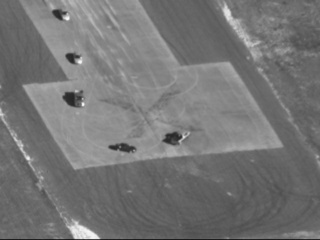
#> input picture lucas/data/0.jpg, 320 x 240 px, given in place of toys.jpg, which was not available
$ python main.py   (older library calls are emulated)
#> lines starting #> are read from the running program, lines starting #| are printed output that depends on the picture; long printed decimals are rounded; pictures that were not available may be replaced by others from this repository, and a replacement may not be noted
import math
import numpy as np
from PIL import Image
from heapq import heappush,heappop
from math import ceil,floor,pi,sin,cos

datadir='../../data/'
resultdir='../result/'

def get_gaussian_filter_1d(size):

    dev = size//2
    x = np.linspace(-dev,dev,size)
    sigma = size/6
    x = np.exp(-x*x/2/sigma**2)
    return x/x.sum()

ft_4 = get_gaussian_filter_1d(4).reshape((4,1))
ftm_4 = ft_4.dot(ft_4.T)

nr = 10
rl = 2*np.pi/nr

xs = 13
ndots = 30 #per iteration

levels = 7
g_size = 3

sigma=1
threshold=1.5
rhoRes=1
thetaRes=math.pi/60
nLines=4

def stretch(igs,horizontal=True):

    h,w,c = igs.shape

    igs_tch = None
    if horizontal:
        igs_tch = np.zeros((h,2*w,c))
    else:
        igs_tch = np.zeros((2*h,w,c))

    print("from",igs.shape)
    print("to  ",igs_tch.shape)

    if horizontal:
        for r in range(h):
            for c in range(w):
                igs_tch[r][2*c]=np.copy(igs[r][c])

        for r in range(h):
            for c in range(w-1):
                igs_tch[r][2*c+1]=(igs_tch[r][2*c]+igs_tch[r][2*c+2])/2
            igs_tch[r][2*w-1]=np.copy(igs_tch[r][2*w-2])

    else: #vertical
        for c in range(w):
            for r in range(h):
                igs_tch[2*r][c]=np.copy(igs[r][c])

        for c in range(w):
            for r in range(h-1):
                igs_tch[2*r+1][c]=(igs_tch[2*r][c]+igs_tch[2*r+2][c])/2
            igs_tch[2*h-1][c]=np.copy(igs_tch[2*r-2][c])

    return igs_tch

def compute_h(p1, p2):

    A=np.zeros((2*len(p2),9))
    for i, (x,y) in enumerate(p2):

        xp, yp = p1[i]

        A[2*i][0] = x
        A[2*i][1] = y
        A[2*i][2] = 1
        A[2*i][6] = -x*xp
        A[2*i][7] = -y*xp
        A[2*i][8] = -xp

        A[2*i+1][3] = x
        A[2*i+1][4] = y
        A[2*i+1][5] = 1
        A[2*i+1][6] = -x*yp
        A[2*i+1][7] = -y*yp
        A[2*i+1][8] = -yp

    _,_,v = np.linalg.svd(A)

    H=v[-1].reshape((3,3))
    return H

def normalize_matrix(p):

    mx,my = np.average(p,axis=0)
    sx,sy = np.std(p,axis=0)
    s=np.sqrt((sx**2+sy**2)/2)

    T = np.zeros((3,3))
    T[0][0] = 1/s
    T[1][1] = 1/s
    T[0][2] = -mx/s
    T[1][2] = -my/s
    T[2][2] = 1

    return T

def compute_h_norm(p1, p2):

    Tp = normalize_matrix(p1)
    T = normalize_matrix(p2)

    newp1 = np.array([Tp.dot([*p,1])[:2] for p in p1])
    newp2 = np.array([T.dot([*p,1])[:2] for p in p2])

    Hm = compute_h(newp1, newp2)
    H = np.linalg.inv(Tp).dot(Hm).dot(T)

    return H

def conv_sep(igs, Gs):

    print("conv")
    G,Gv=Gs

    h = w = n = 1
    if len(igs.shape)==2:
        h,w = igs.shape
        igs = igs.reshape(h,w,1)
    else:
        h, w, n = igs.shape

    igs_conv = np.zeros((h,w,n))
    size = len(G)
    pad_len = size//2

    ccd = np.zeros((h+2*pad_len,w,n))
    pdd_igs = np.zeros(( h+2*pad_len , w+2*pad_len, n ))
    pdd_igs[ pad_len : h+pad_len , pad_len : w+pad_len ] = igs

    '''corners'''
    pdd_igs[ : pad_len , : pad_len ] = np.full( (pad_len,pad_len,n) , igs[0][0] )
    pdd_igs[ : pad_len , w+pad_len : w+2*pad_len ] = \
        np.full( (pad_len,pad_len,n) , igs[0][w-1] )
    pdd_igs[ h+pad_len : h+2*pad_len , : pad_len ] = \
        np.full( (pad_len,pad_len,n) , igs[h-1][0] )
    pdd_igs[ h+pad_len : h+2*pad_len , w+pad_len : w+2*pad_len ] = \
        np.full( (pad_len,pad_len,n) , igs[h-1][w-1] )

    '''sides'''
    pdd_igs[ : pad_len , pad_len:w+pad_len ] = \
        np.repeat( igs[np.newaxis, 0], pad_len, axis=0 )
    pdd_igs[ h+pad_len : h+2*pad_len , pad_len:w+pad_len ] = \
        np.repeat( igs[np.newaxis, h-1], pad_len, axis=0 )
    pdd_igs[ pad_len : h+pad_len , : pad_len ] = \
        np.repeat( igs[ : , 0:1], pad_len, axis=1 )
    pdd_igs[ pad_len : h+pad_len , w+pad_len : w+2*pad_len ] = \
        np.repeat( igs[ : , w-1:w], pad_len, axis=1 )

    for i in range(h):
        for j in range(w):
            ccd[i+pad_len][j] = G.dot(pdd_igs[i+pad_len,j:j+size])

    for i in range(h):
        for j in range(w):
            igs_conv[i][j] = Gv.dot(ccd[i:i+size,j])

    if n==1:
        igs_conv = igs_conv.reshape((h,w))

    return igs_conv

def apply_gaussian(igs, size):

    print("appl gauss", size)
    gf1d = get_gaussian_filter_1d(size)
    igs_ga = conv_sep(igs, np.asarray((gf1d,gf1d)))

    return igs_ga

def cors_lap(igs,xs,ndots):

    h,w,_ = igs.shape

    igs = np.linalg.norm(igs,axis=2)
    igs = apply_gaussian(igs, 3)
    al = [igs]
    ps = set()

    for s in range(3,xs+1,2):
        al.append(apply_gaussian(igs, s))
        l = np.abs(al[-1]-al[-2])

        th = l.max()*0.8

        pad_l = s//2
        l_pad=np.zeros(( h+2*pad_l , w+2*pad_l ))
        l_pad[ pad_l : h+pad_l , pad_l : w+pad_l ] = l

        for i in range(pad_l,h+pad_l):
            for j in range(pad_l,w+pad_l):
                curr = l_pad[i][j]

                if curr<=th or curr!=l_pad[ i-pad_l : i+pad_l+1 , j-pad_l : j+pad_l+1 ].max():
                    l[i-pad_l][j-pad_l]=0

        inds_flat=np.argpartition(l.flatten(),-ndots)[-ndots:]
        for ind in inds_flat:
            x=ind//w
            y=ind%w
            if 20<=x<=h-20 and 20<=y<=w-20:
                ps.add((x,y))

    return list(ps)

def hs(io,sx,sy):

    hs = []
    for i in range(4):

        hms = []
        for j in range(4):

            hm = [0]*nr
            for ii in range(4):
                for jj in range(4):
                    co = io[sx+4*i+ii][sy+4*j+jj]
                    hm[co] += ftm_4[ii][jj]

            hms.append(hm)

        hs.append(hms)

    return np.array(hs)

def nperm(p,l):

    if p[0]==l-4:
        return None

    for i in range(4):
        if p[3-i]!=l-1-i:
            break
    p = p[:3-i]+list(range(p[3-i]+1,p[3-i]+1+i+1))

    return p

def rans(p_in, p_ref):

    lp = len(p_in)
    p_in = np.array(p_in)
    p_ref = np.array(p_ref)

    p = list(range(4))
    hs = []
    while p!=None:

        cnt=0
        H = compute_h_norm(p_ref[p], p_in[p])

        for i in range(lp):
            if i in p:
                continue
            a = p_in[i]
            b = p_ref[i]
            x,y,s = H.dot(np.array([[*a,1]]).T)
            ex = (b[0]-x/s)[0]
            ey = (b[1]-y/s)[0]

            if ex*ex+ey*ey <= 8:
                cnt+=1

        heappush(hs,(-cnt,p))
        p=nperm(p,lp)

    _, p = heappop(hs)
    H = compute_h_norm(p_ref[p], p_in[p])

    n_pin = [*p_in[p]]
    n_pref = [*p_ref[p]]

    for i in range(lp):
        if i in p:
            continue
        a = p_in[i]
        b = p_ref[i]
        x,y,s = H.dot(np.array([[*a,1]]).T)
        ex = (b[0]-x/s)[0]
        ey = (b[1]-y/s)[0]
        if ex*ex+ey*ey <= 8:
            n_pin.append(a)
            n_pref.append(b)

    return np.array(n_pin), np.array(n_pref)

def set_cor_mosaic(igs_in, igs_ref):

    ls = cors_lap(igs_in,xs,ndots)
    lsr = cors_lap(igs_ref,xs,ndots)

    ga_size = 3
    in_ga=apply_gaussian(np.linalg.norm(igs_in,axis=2), ga_size)
    ir_ga=apply_gaussian(np.linalg.norm(igs_ref,axis=2), ga_size)

    sobel3x=np.array([[-1,0,1],[1,2,1]])
    sobel3y=np.array([[1,2,1],[1,0,-1]])

    in_x = conv_sep(in_ga, sobel3x)
    in_y = conv_sep(in_ga, sobel3y)
    in_o = np.arctan(-in_x/in_y) + np.pi/2
    in_o[in_y < 0] += np.pi

    ir_x = conv_sep(ir_ga, sobel3x)
    ir_y = conv_sep(ir_ga, sobel3y)
    ir_o = np.arctan(-ir_x/ir_y) + np.pi/2
    ir_o[ir_y < 0] += np.pi

    in_o = (in_o/rl).astype(np.uint8)
    ir_o = (ir_o/rl).astype(np.uint8)

    arm = 8

    pad_len=arm
    h,w = in_o.shape
    pdd_ino = np.zeros(( h+2*pad_len , w+2*pad_len )).astype(np.uint8)
    pdd_ino[ pad_len : h+pad_len , pad_len : w+pad_len ] = in_o
    pdd_iro = np.zeros(( h+2*pad_len , w+2*pad_len )).astype(np.uint8)
    pdd_iro[ pad_len : h+pad_len , pad_len : w+pad_len ] = ir_o

    ft = get_gaussian_filter_1d(16)

    p_in = []
    p_ref = []

    for pn in ls:

        hn = hs(pdd_ino,pn[0],pn[1])

        r = ft.dot(pdd_ino[pn[0]:pn[0]+2*arm,pn[1]:pn[1]+2*arm])
        on = ft.dot(r)
        minv=100
        minp=None

        for p in lsr:

            hr = hs(pdd_iro,p[0],p[1])

            r = ft.dot(pdd_iro[p[0]:p[0]+2*arm,p[1]:p[1]+2*arm])
            onr = ft.dot(r)

            if abs(onr-on)>=1:

                go = round(onr-on)
                if go < 0:
                    go += nr
                for i in range(4):
                    for j in range(4):
                        ca = hr[i][j]
                        hr[i][j]=np.concatenate((ca[go:],ca[:go]))

            d = hn-hr
            ds = np.sum(d*d,axis=2)
            e = (ds*ftm_4).sum()

            if minv > e:
                minv = e
                minp = p

        if minv < 0.3:
            p_in.append(pn)
            p_ref.append(minp)

    if len(p_in) < 4:
        raise Exception

    p_in, p_ref = rans(p_in, p_ref)

    print(p_in)
    print(p_ref)

    return p_in, p_ref

# [32 lines left out: functions upsample, downsample, build_gaussian_pyramid, build_laplacian_pyramid, not called in this run]

def apply_mask(img_left, img_right, mask):
    # mask in [0,1]
    return (1-mask)*img_left + mask*img_right

# [36 lines left out: functions blend_images_from_pyramids, blend_images, left, not called in this run]

def warp_image(igs_in, igs_ref, H):

    h,w,n = igs_in.shape

    hi = np.linalg.inv(H)

    cs = [(0,0),(h-1,0),(0,w-1),(h-1,w-1)]
    ws = []
    for x in cs:
        x,y,s=H.dot(np.array([[*x,1]]).T)
        ws.append(((x/s)[0],(y/s)[0]))
    print(ws)
    print()

    ws = np.array(ws)
    xmn=ws[:,0].min()
    xmx=ws[:,0].max()
    ymn=ws[:,1].min()
    ymx=ws[:,1].max()
    print(xmn,xmx)
    print(ymn,ymx)

    wh=int(xmx-xmn)
    ww=int(ymx-ymn)
    igs_warp = np.zeros((wh,ww,n))
    print(igs_warp.shape)

    for i in range(wh):
        for j in range(ww):
            p = (i+xmn,j+ymn)
            x,y,s=hi.dot(np.array([[*p,1]]).T)
            x,y=x/s,y/s
            if 0<=x<=h-1 and 0<=y<=w-1:
                sx,sy=int(x),int(y)
                dx=1-(x-sx)
                dy=1-(y-sy)

                if not (sx+1>h-1 or sy+1>w-1):
                    igs_warp[i][j]=dx*dy*igs_in[sx][sy]
                    igs_warp[i][j]+=(1-dx)*dy*igs_in[sx+1][sy]
                    igs_warp[i][j]+=dx*(1-dy)*igs_in[sx][sy+1]
                    igs_warp[i][j]+=(1-dx)*(1-dy)*igs_in[sx+1][sy+1]
                else:
                    if sx+1>h-1 and sy+1>w-1:
                        igs_warp[i][j]=igs_in[sx][sy]
                    else:
                        if sx+1>h-1:
                            igs_warp[i][j]=dy*igs_in[sx][sy]
                            igs_warp[i][j]+=(1-dy)*igs_in[sx][sy+1]
                        else:
                            igs_warp[i][j]+=dx*igs_in[sx][sy]
                            igs_warp[i][j]+=(1-dx)*igs_in[sx+1][sy]

    h_r,w_r,_ = igs_ref.shape
    xmx = max(xmx,h_r)
    wh=int(xmx-xmn)
    ymx = max(ymx,w_r)
    ww=int(ymx-ymn)

    den = 2**levels
    if wh%den != 0:
        wh=(floor(wh/den)+1)*den
    if ww%den != 0:
        ww=(floor(ww/den)+1)*den

    h_w,w_w,_ = igs_warp.shape
    igs_merge_l = np.zeros((wh,ww,n))
    igs_merge_l[:h_w,:w_w] = igs_warp
    print(igs_merge_l.shape)

    h_m,w_m,_ = igs_merge_l.shape

    si, sj = int(0-xmn), int(0-ymn)

    jt = jb = -1
    for j in range(w_m-1,-1,-1):
        if np.linalg.norm(igs_merge_l[si][j])!=0:
            jt=j
            break
    for j in range(w_m-1,-1,-1):
        if np.linalg.norm(igs_merge_l[si+h_r][j])!=0:
            jb=j
            break
    print('jt',jt,'jb',jb)

    for i in range(si,int(h_r-xmn)):
        for j in range(sj,min(jt+200,int(w_r-ymn))):
            if np.linalg.norm(igs_merge_l[i][j])==0:
                igs_merge_l[i][j] = igs_ref[i-si][j-sj]

    jv = min(jb+150,w_m)
    igs_merge_l[:,jv:] = np.full((h_m,w_m-jv,n),igs_merge_l[:,jv:jv+1])

    igs_merge_r = np.zeros(igs_merge_l.shape)
    igs_merge_r[:h_w,:w_w] = igs_warp
    igs_merge_r[int(0-xmn):int(h_r-xmn),int(0-ymn):int(w_r-ymn)] = igs_ref

    mask = np.zeros(igs_merge_l.shape).astype(np.uint8)
    m = (si-(si+h_r))/(jt-jb)
    r = (si,jt)
    for i in range(h_m):
        for j in range(w_m):
            if not left(m,(i,j),r):
                mask[i,j:] = np.full((1,w_m-j,n),255)
                break

    igs_merge = blend_images(igs_merge_l, igs_merge_r, mask)

    return igs_warp, igs_merge

# [281 lines left out: functions EdgeDetection, HoughTransform, HoughLines, get_votes, set_cor_rec, rectify, not called in this run]

def main():

    ##############
    # step 0: stretching
    ##############

    # read images
    img_o = Image.open(datadir+'toys.jpg').convert('RGB')
    igs_o = np.array(img_o)

    horizontal = True
    igs_tch = stretch(igs_o, horizontal)
#| from (240, 320, 3)
#| to   (240, 640, 3)
#> after the loop in stretch, `for r in range(h):`:
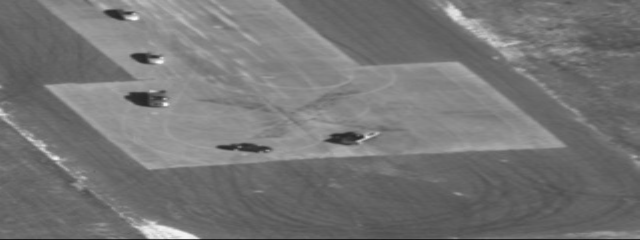
#> igs_tch: shape (240, 640, 3) float64; min 25, max 248, mean 117.3
    img_tch = Image.fromarray(igs_tch.astype(np.uint8))

    suffix = 'horizontal' if horizontal else 'vertical'
    img_tch.save(resultdir+'toys_stretched_'+suffix+'.png')

    ##############
    # step 1: mosaicing
    ##############

    # read images
    img_in = Image.open(datadir+'porto1.png').convert('RGB')
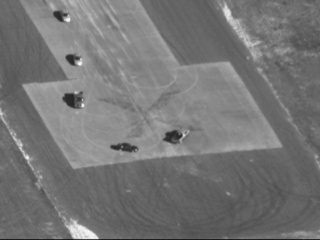
#> input picture lucas/data/1.jpg, 320 x 240 px, given in place of porto1.png, which was not available
    img_ref = Image.open(datadir+'porto2.png').convert('RGB')

    # shape of igs_in, igs_ref: [y, x, 3]
    igs_in = np.array(img_in)
    igs_ref = np.array(img_ref)

    # lists of the corresponding points (x,y)
    # shape of p_in, p_ref: [N, 2]
    p_in, p_ref = set_cor_mosaic(igs_in, igs_ref)
#> in conv_sep, `G,Gv=Gs`: G = [0.107, 0.787, 0.107]
#> in conv_sep, `size = len(G)`: size = 3
#> in conv_sep, `pad_len = size//2`: pad_len = 1
#> in conv_sep, `pdd_igs[ : pad_len , : pad_len ] = np.full( (pad_len,pad_len,n) , igs[..`: pdd_igs: shape (242, 322, 1) float64; min 0, max 427.8, mean 200.4
#> in conv_sep, `pdd_igs[ : pad_len , w+pad_len : w+2*pad_len ] = \ np.full( (pad_len,p..`: pdd_igs: shape (242, 322, 1) float64; min 0, max 427.8, mean 200.4
#> in conv_sep, `pdd_igs[ h+pad_len : h+2*pad_len , : pad_len ] = \ np.full( (pad_len,p..`: pdd_igs: shape (242, 322, 1) float64; min 0, max 427.8, mean 200.4
#> in conv_sep, `pdd_igs[ h+pad_len : h+2*pad_len , w+pad_len : w+2*pad_len ] = \ np.fu..`: pdd_igs: shape (242, 322, 1) float64; min 0, max 427.8, mean 200.4
#> the loop in cors_lap, `for s in range(3,xs+1,2):` made 6 passes
#> th on passes 1 to 3: 23.08, 36.77, 25
#> th on passes 4 to 6: 23.2, 20.23, 17.38
#> after the loop in cors_lap, `for s in range(3,xs+1,2):`:
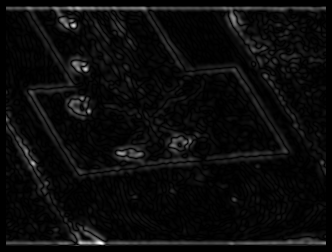
#> l_pad: shape (252, 332) float64; min 0, max 21.73, mean 1; drawn with min black and max white
#> after the loop in cors_lap, `for s in range(3,xs+1,2):`: al = 7 items; ps = 12 items
#> in set_cor_mosaic, `ls = cors_lap(igs_in,xs,ndots)`: ls = [(80, 40), (80, 46), (79, 300), (79, 296), (79, 299), (80, 45), (63, 79), (79, 298), (99, 82), (80, 44), (105, 82), (79, 297)]
#> the loop in cors_lap (call 2), `for s in range(3,xs+1,2):` made 6 passes
#> in set_cor_mosaic, `lsr = cors_lap(igs_ref,xs,ndots)`: lsr has the same summary as ls
#> in conv_sep (call 17), `pdd_igs[ : pad_len , : pad_len ] = np.full( (pad_len,pad_len,n) , igs[..`: pdd_igs: shape (242, 322, 1) float64; min 0, max 420.9, mean 200.3
#> in conv_sep (call 17), `pdd_igs[ : pad_len , w+pad_len : w+2*pad_len ] = \ np.full( (pad_len,p..`: pdd_igs: shape (242, 322, 1) float64; min 0, max 420.9, mean 200.3
#> in conv_sep (call 17), `pdd_igs[ h+pad_len : h+2*pad_len , : pad_len ] = \ np.full( (pad_len,p..`: pdd_igs: shape (242, 322, 1) float64; min 0, max 420.9, mean 200.3
#> in conv_sep (call 17), `pdd_igs[ h+pad_len : h+2*pad_len , w+pad_len : w+2*pad_len ] = \ np.fu..`: pdd_igs: shape (242, 322, 1) float64; min 0, max 420.9, mean 200.3
#> after the loop in conv_sep (call 17), `for i in range(h):`:
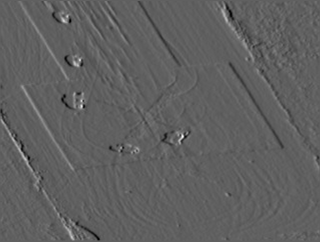
#> ccd: shape (242, 320, 1) float64; min -145.9, max 240.1, mean 0; drawn with min black and max white
#> in set_cor_mosaic, `pdd_ino[ pad_len : h+pad_len , pad_len : w+pad_len ] = in_o`:
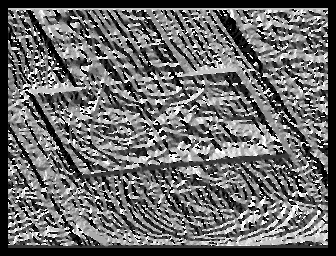
#> pdd_ino: shape (256, 336); min 0, max 9, mean 3.72; drawn with min black and max white
#> the loop in set_cor_mosaic, `for pn in ls: ` made 12 passes
#> (pn, on) on passes 1 to 12: ((80, 40), 6.39), ((80, 46), 6.66), ((79, 300), 4.17), ((79, 296), 3.97), ((79, 299), 4.14), ((80, 45), 6.5), ((63, 79), 4.93), ((79, 298), 4.12), ((99, 82), 4.95), ((80, 44), 6.36), ((105, 82), 5.52), ((79, 297), 4.06)
#> after the loop in set_cor_mosaic, `for pn in ls:`: p_in has the same summary as ls; p_ref has the same summary as ls
#> in rans, `lp = len(p_in)`: lp = 12
#> in rans, `p_in = np.array(p_in)`: p_in = [[80, 40], [80, 46], [79, 300], [79, 296], [79, 299], [80, 45], [63, 79], [79, 298], [99, 82], [80, 44], [105, 82], [79, 297]]
#> in rans, `p_ref = np.array(p_ref)`: p_ref has the same summary as p_in
#> the loop in rans, `while p!=None: ` made 495 passes
#> p on passes 1 to 3: [0, 1, 2, 4], [0, 1, 2, 5], [0, 1, 2, 6]
#| [[ 80  40]
#|  [ 80  46]
#|  [ 79 300]
#|  [ 79 296]
#|  [ 79 299]
#|  [ 80  45]
#|  [ 63  79]
#|  [ 79 298]
#|  [ 99  82]
#|  [ 80  44]
#|  [105  82]
#|  [ 79 297]]
#| [[ 80  40]
#|  [ 80  46]
#|  [ 79 300]
#|  [ 79 296]
#|  [ 79 299]
#|  [ 80  45]
#|  [ 63  79]
#|  [ 79 298]
#|  [ 99  82]
#|  [ 80  44]
#|  [105  82]
#|  [ 79 297]]

    # p_ref = H * p_in
    H = compute_h_norm(p_ref, p_in)

    ls = 0
    for i, x in enumerate(p_in):
        ans = p_ref[i]
        x,y,s=H.dot(np.array([[*x,1]]).T)
        x,y,s=x[0],y[0],s[0]
        ex,ey = ans[0]-x/s,ans[1]-y/s
        ls+=(ex**2+ey**2)
        print(x/s,y/s,ex,ey)
#> this loop made 12 passes
#| 80.0 40.000 0.0 -5.684341886080802e-14
#| 80.0 46.000 0.0 -5.684341886080802e-14
#| 79.000 300.0 -4.263256414560601e-14 0.0
#| 79.000 296.000 -4.263256414560601e-14 -5.684341886080802e-14
#| 79.000 299.000 -4.263256414560601e-14 -5.684341886080802e-14
#| 80.0 45.000 0.0 -4.973799150320701e-14
#| 63.000 79.000 2.1316282072803006e-14 -7.105427357601002e-14
#| 79.000 298.000 -4.263256414560601e-14 -5.684341886080802e-14
#> (further printed lines are left out)
    print(ls)
#| 3.99352944659085e-26

    igs_warp, igs_merge = warp_image(igs_in, igs_ref, H)
#| [(-2.338322626642419e-13, 4.9227844771419354e-14), (239.000, 1.3605162473352815e-13), (-2.2794235970813653e-13, 319.000), (239.000, 319.000)]
#| -2.338322626642419e-13 239.000
#| 4.9227844771419354e-14 319.000
#| (238, 319, 3)
#| (256, 384, 3)
#| jt 0 jb -1
#> after the loop in warp_image, `for i in range(si,int(h_r-xmn)):`:
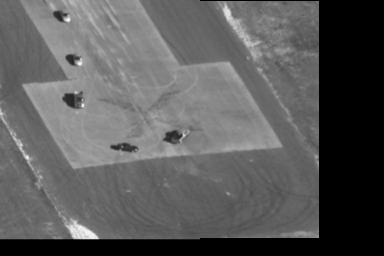
#> igs_merge_l: shape (256, 384, 3) float64; min 0, max 247, mean 91.1
#> in warp_image, `igs_merge_l[:,jv:] = np.full((h_m,w_m-jv,n),igs_merge_l[:,jv:jv+1])`:
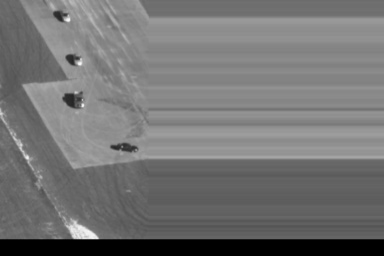
#> igs_merge_l: shape (256, 384, 3) float64; min 0, max 247, mean 115.6

    # plot images
    img_warp = Image.fromarray(igs_warp.astype(np.uint8))
    img_merge = Image.fromarray(igs_merge.astype(np.uint8))

    # save images
    img_warp.save(resultdir+'porto1_warped.png')
    img_merge.save(resultdir+'porto_merged.png')

    ##############
    # step 2: rectification
    ##############

    img_rec = Image.open(datadir+'iphone.png').convert('L')
    igs_rec = np.array(img_rec)
    Igs = igs_rec / 255.

    Im = EdgeDetection(Igs, sigma)
    H = HoughTransform(Im,threshold, rhoRes, thetaRes)
    lRho,lTheta = HoughLines(H,rhoRes,thetaRes,nLines)
    votes = get_votes(lRho, lTheta, Im, threshold)

    img_rec = Image.open(datadir+'iphone.png').convert('RGB')
    igs_rec = np.array(img_rec)
    c_in, c_ref = set_cor_rec(votes)
    igs_rec = rectify(igs_rec, c_in, c_ref)

    img_rec_output = Image.fromarray(igs_rec.astype(np.uint8))
    img_rec_output.save(resultdir+'iphone_rectified.png')

if __name__ == '__main__':
#> (the run stopped early here; a loop or call above may not have finished)
